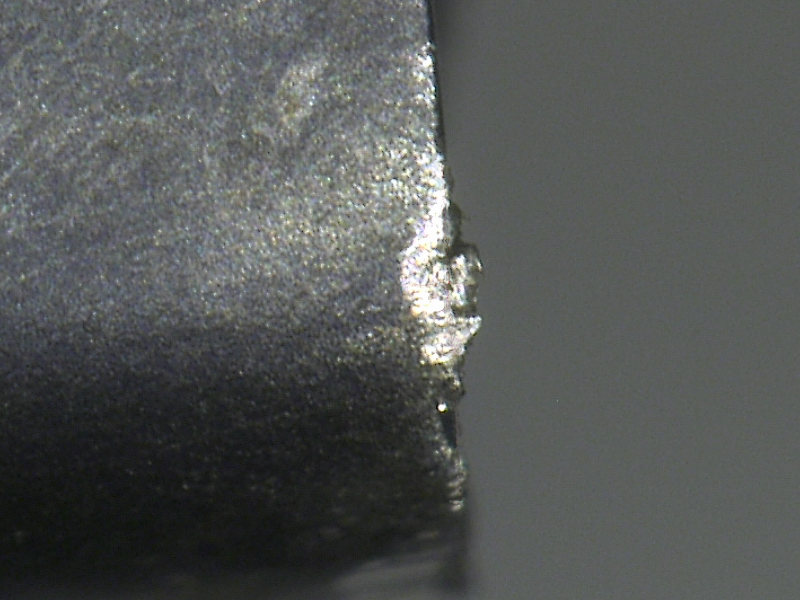
%> input picture fakepic/4-major flank.png, 800 x 600 px
$ octave watershed.m   (GNU Octave 9; MATLAB toolbox functions it lacks are replaced by stand-ins)
%> lines starting %> are read from the running program, lines starting %| are printed output that depends on the picture; in (x1, y1, x2, y2) boxes, pixels count from 0 and x2, y2 are one past the last pixel; in counts of white or black regions, pixels touching at a corner belong together; the program's own positions count from 1
img=imread('4-major flank.png');
%> img is the input picture: size 600x800x3 uint8; mean R, G, B 84.7, 87.4, 86.3
I=rgb2gray(img);
I1=imtophat(I,strel('disk',10));
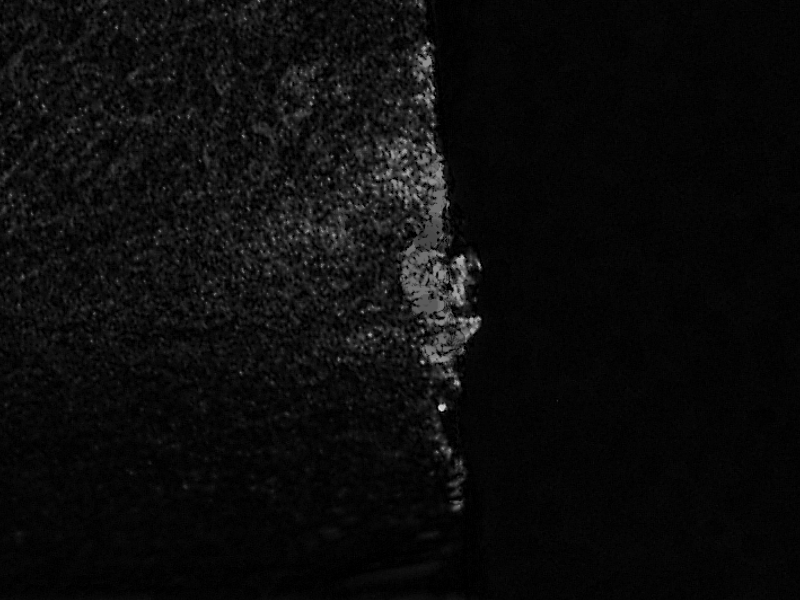
%> I1: size 600x800 uint8; min 0, max 225, mean 12
figure,imshow(I1);

I2=imadjust(I1);
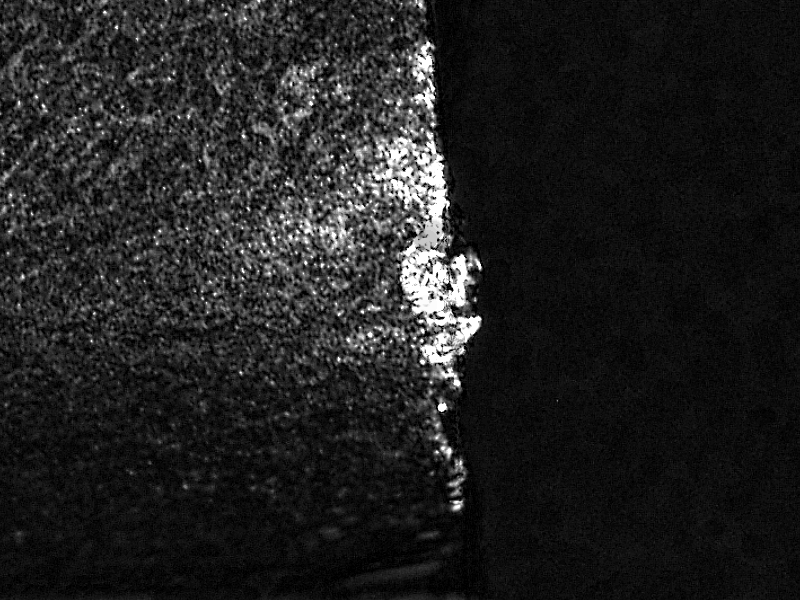
%> I2: size 600x800 uint8; min 0, max 255, mean 32.6
figure,imshow(I2);

level=graythresh(I2);
%> level = 0.318
BW=im2bw(I2,level);
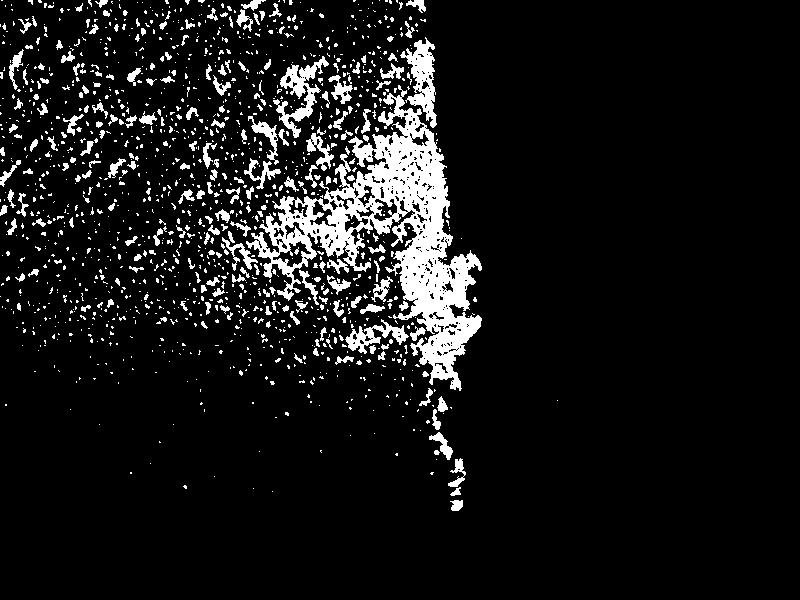
%> BW: size 600x800 logical; 9% white; 1411 white regions (1176 under 20 px), largest, box (x1, y1, x2, y2) and area: (246, 85, 482, 391) 19569, (400, 37, 437, 128) 1455, (273, 56, 329, 138) 1387
figure,imshow(BW);

C=~BW;
figure,imshow(C);
D=-bwdist(C);
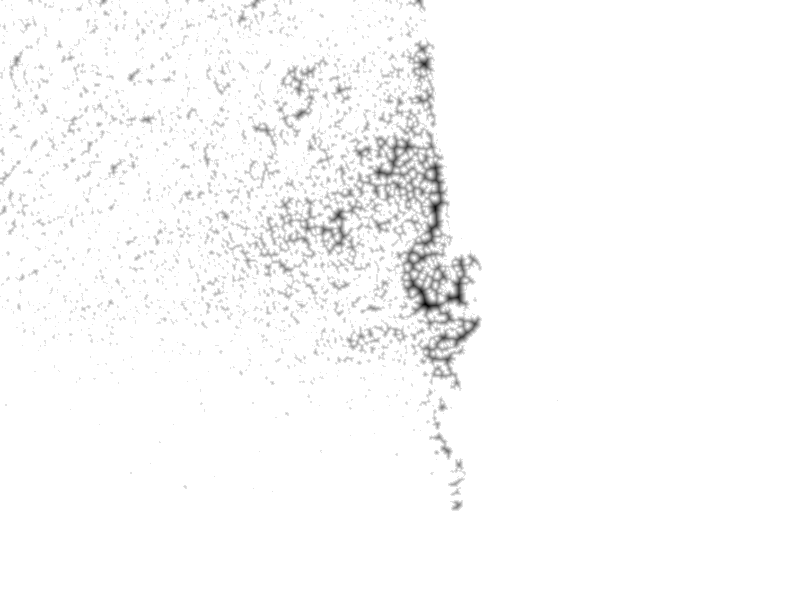
%> D: size 600x800 single; min -8.6, max 0, mean -0.16; drawn with min black and max white

D(C)=-Inf;

L=watershed(D);
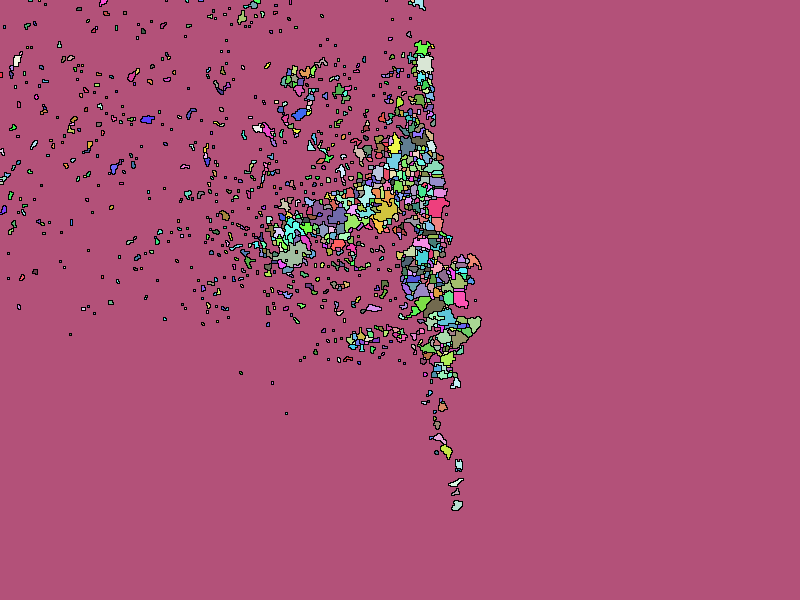
%> L: size 600x800 uint16; 1221 distinct labels, from 0 to 1220; one colour per label, 0 black
figure,imshow(L);
w1=label2rgb(L,'hot','w');
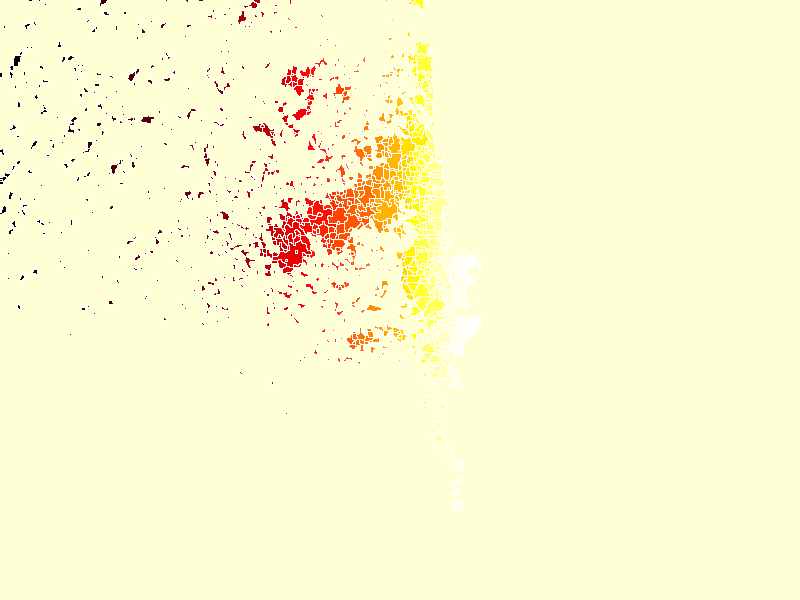
%> w1: size 600x800x3 uint8; mean R, G, B 254.2, 250.9, 208.3
figure,imshow(w1);
im=I;
im(L==0)=0;
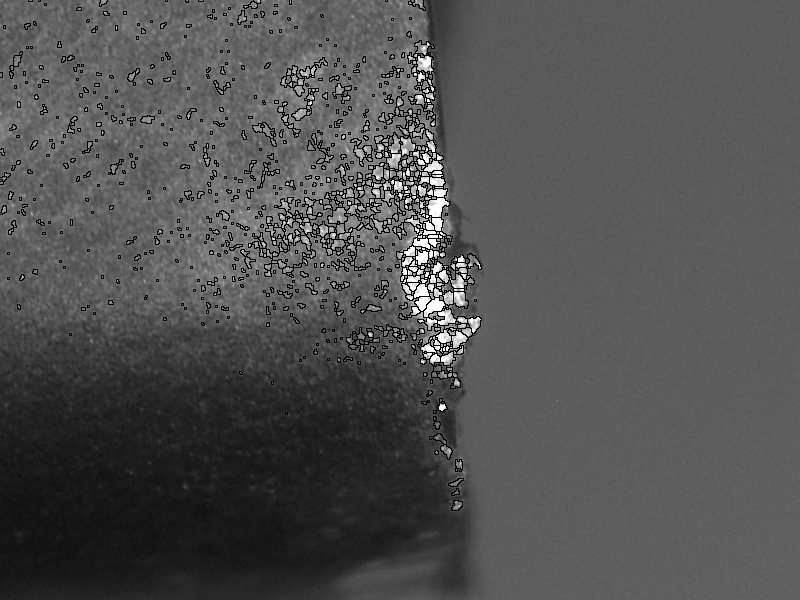
%> im: size 600x800 uint8; min 0, max 253, mean 81.1
figure,imshow(im);

$ run again, with fakepic/1-major flank.png copied over fakepic/4-major flank.png
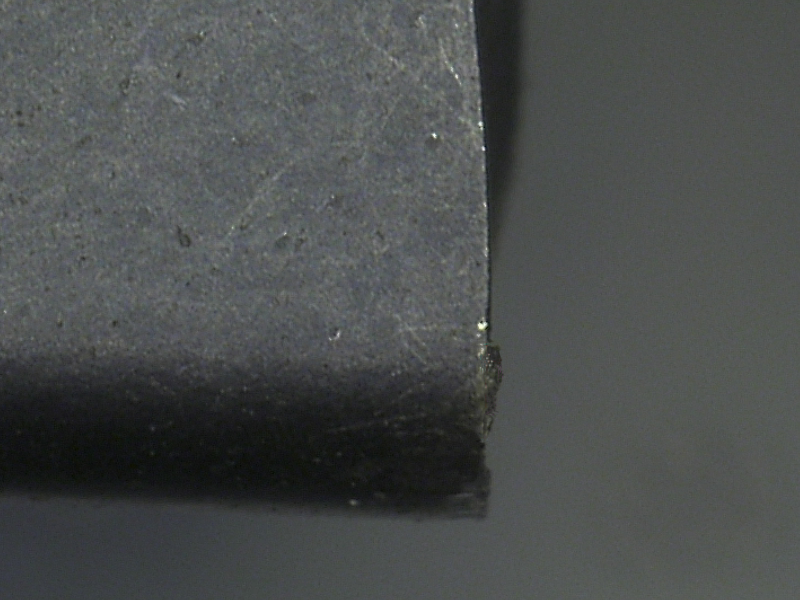
%> input picture fakepic/1-major flank.png, 800 x 600 px
%> img is the input picture: size 600x800x3 uint8; mean R, G, B 75.5, 78.6, 78
%> level = 0.349
%> `BW=im2bw(I2,level);`:
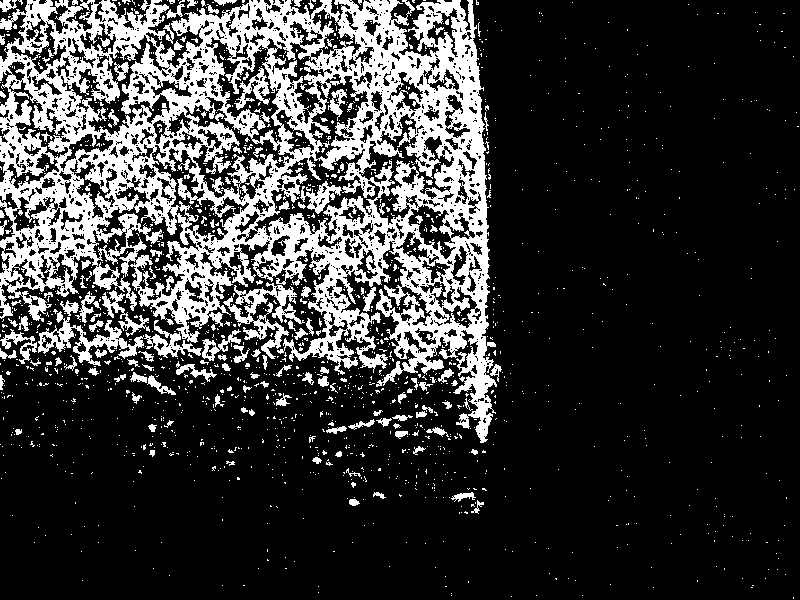
%> BW: size 600x800 logical; 22.2% white; 1658 white regions (1508 under 20 px), largest, box (x1, y1, x2, y2) and area: (0, 0, 497, 443) 88285, (223, 282, 305, 359) 1884, (38, 311, 144, 366) 1640
%> L: size 600x800 uint16; 3326 distinct labels, from 0 to 3325
%> `im(L==0)=0;`:
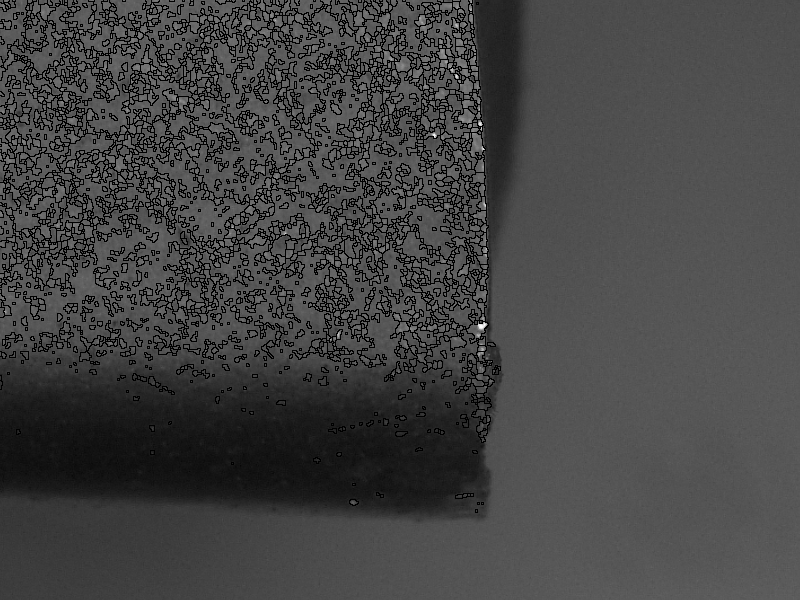
%> im: size 600x800 uint8; min 0, max 251, mean 67.6

$ run again, with fakepic/3-major flank.png copied over fakepic/4-major flank.png
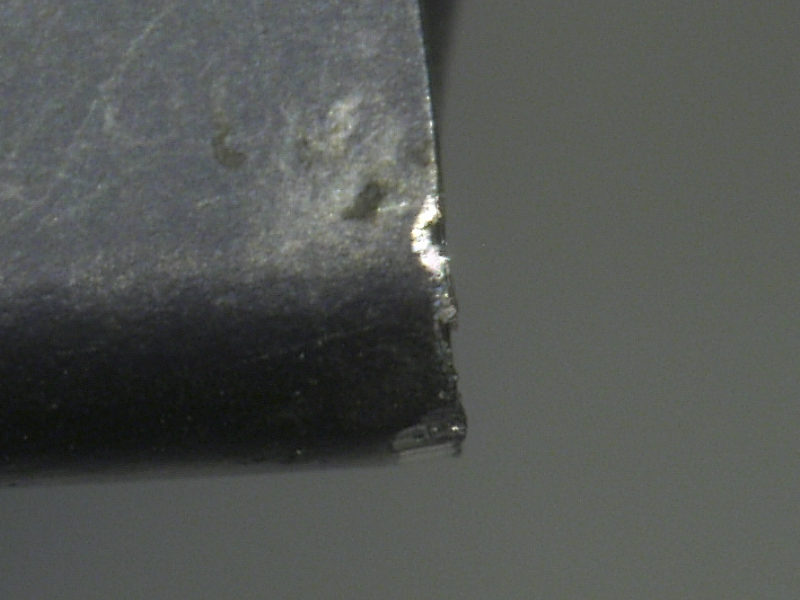
%> input picture fakepic/3-major flank.png, 800 x 600 px
%> img is the input picture: size 600x800x3 uint8; mean R, G, B 82.8, 86.2, 83.2
%> level = 0.361
%> `BW=im2bw(I2,level);`:
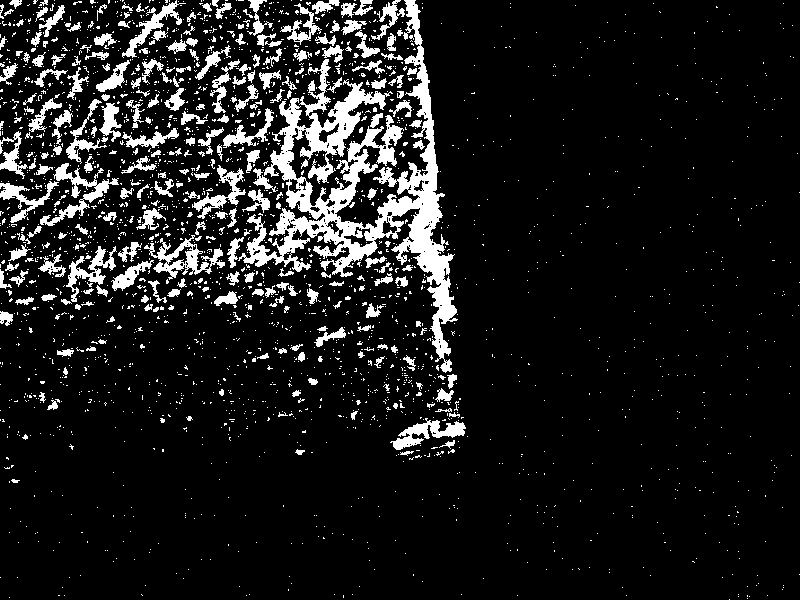
%> BW: size 600x800 logical; 11% white; 2456 white regions (2194 under 20 px), largest, box (x1, y1, x2, y2) and area: (238, 0, 458, 373) 18302, (144, 235, 225, 280) 1202, (40, 163, 119, 226) 1151
%> L: size 600x800 uint16; 1189 distinct labels, from 0 to 1188
%> `im(L==0)=0;`:
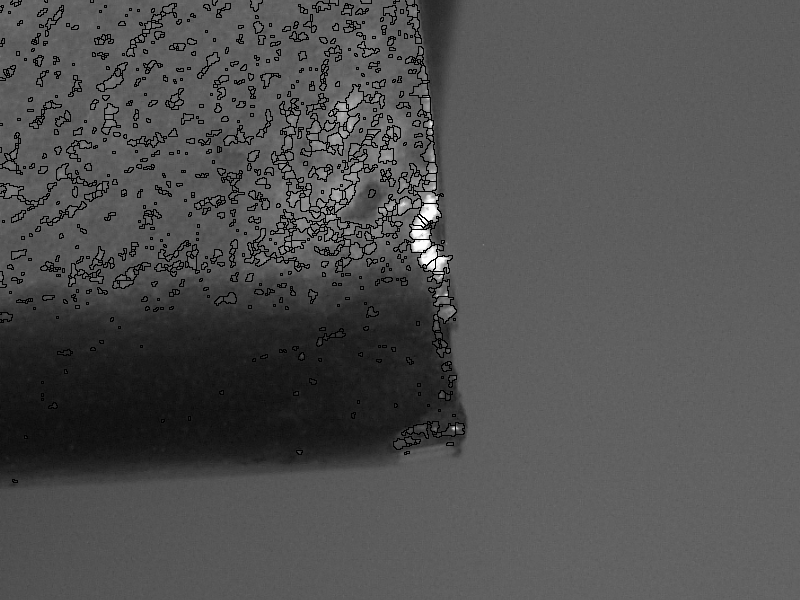
%> im: size 600x800 uint8; min 0, max 253, mean 80.4
